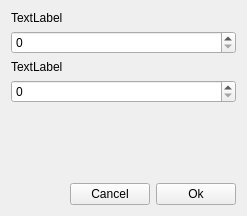
<?xml version="1.0" encoding="UTF-8"?>
<ui version="4.0">
 <class>SpinSpinDialog</class>
 <widget class="QWidget" name="SpinSpinDialog">
  <property name="windowModality">
   <enum>Qt::ApplicationModal</enum>
  </property>
  <property name="geometry">
   <rect>
    <x>0</x>
    <y>0</y>
    <width>247</width>
    <height>216</height>
   </rect>
  </property>
  <property name="windowTitle">
   <string>Form</string>
  </property>
  <layout class="QGridLayout" name="gridLayout_2">
   <item row="2" column="0">
    <layout class="QHBoxLayout" name="horizontalLayout">
     <item>
      <spacer name="horizontalSpacer">
       <property name="orientation">
        <enum>Qt::Horizontal</enum>
       </property>
       <property name="sizeHint" stdset="0">
        <size>
         <width>40</width>
         <height>20</height>
        </size>
       </property>
      </spacer>
     </item>
     <item>
      <widget class="QPushButton" name="button_cancel">
       <property name="text">
        <string>Cancel</string>
       </property>
      </widget>
     </item>
     <item>
      <widget class="QPushButton" name="button_ok">
       <property name="text">
        <string>Ok</string>
       </property>
      </widget>
     </item>
    </layout>
   </item>
   <item row="0" column="0">
    <layout class="QGridLayout" name="gridLayout">
     <item row="0" column="0">
      <widget class="QLabel" name="label">
       <property name="text">
        <string>TextLabel</string>
       </property>
      </widget>
     </item>
     <item row="2" column="0">
      <widget class="QLabel" name="label_2">
       <property name="text">
        <string>TextLabel</string>
       </property>
      </widget>
     </item>
     <item row="1" column="0">
      <widget class="QSpinBox" name="spinBox"/>
     </item>
     <item row="3" column="0">
      <widget class="QSpinBox" name="spinBox_2"/>
     </item>
    </layout>
   </item>
   <item row="1" column="0">
    <spacer name="verticalSpacer">
     <property name="orientation">
      <enum>Qt::Vertical</enum>
     </property>
     <property name="sizeHint" stdset="0">
      <size>
       <width>20</width>
       <height>40</height>
      </size>
     </property>
    </spacer>
   </item>
  </layout>
 </widget>
 <resources/>
 <connections/>
</ui>
